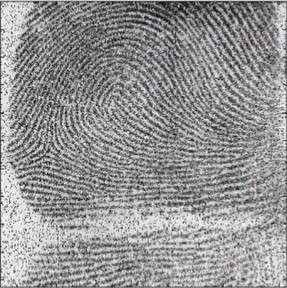
#> input picture example photos/fingerprint.jpg, 287 x 288 px, found by its file name
$ python 'calisma7.2 - otsu thresholding.py'
#> lines starting #> are read from the running program, lines starting #| are printed output that depends on the picture; after the words box and inside, x2 and y2 are one past the last pixel; in counts of white or black regions, pixels touching at a corner belong together
import cv2 as cv

path = r"C:\Users\yakup\Desktop\image_proccess_exercises\example photos\fingerprint.jpg"

image = cv.imread(path,0)            # -> the image have to be grey
#> image: shape (288, 287); min 0, max 255, mean 147.6

ret, simple_thresh = cv.threshold(image,150,250,cv.THRESH_BINARY)
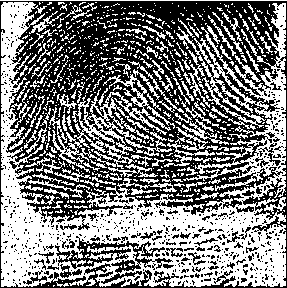
#> simple_thresh: shape (288, 287); values 0 (black) and 250 (white), 48.9% white; 722 white regions (593 under 20 px), largest, box (x1, y1, x2, y2) and area: (1, 2, 286, 287) 26895, (49, 74, 175, 173) 3254, (176, 119, 229, 151) 457

ret, otsu_thresh = cv.threshold(image,0,255,cv.THRESH_BINARY+cv.THRESH_OTSU)
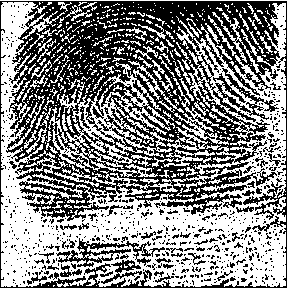
#> otsu_thresh: shape (288, 287); 52.7% white; 733 black regions (683 under 20 px), largest, box (x1, y1, x2, y2) and area: (0, 1, 287, 288) 33548, (56, 238, 165, 267) 912, (101, 260, 142, 284) 295
#> ret = 145

cv.imshow("original",image)
cv.imshow("simple", simple_thresh)
cv.imshow("otsu", otsu_thresh)

cv.waitKey(0)
cv.destroyAllWindows()

$ run again, with example photos/Rainbow.jpg copied over example photos/fingerprint.jpg
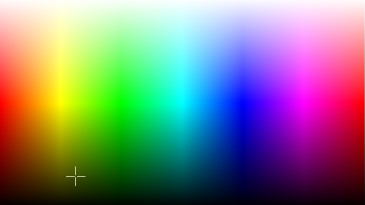
#> input picture example photos/Rainbow.jpg, 365 x 205 px, found by its file name
#> `ret, simple_thresh = cv.threshold(image,150,250,cv.THRESH_BINARY)`:
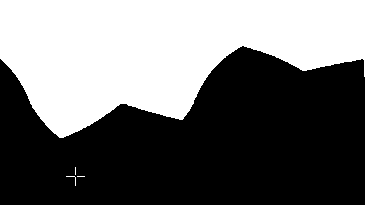
#> simple_thresh: shape (205, 365); values 0 (black) and 250 (white), 43.4% white; 4 white regions (3 under 20 px), largest, box (x1, y1, x2, y2) and area: (0, 0, 365, 138) 32451
#> `ret, otsu_thresh = cv.threshold(image,0,255,cv.THRESH_BINARY+cv.THRESH..`:
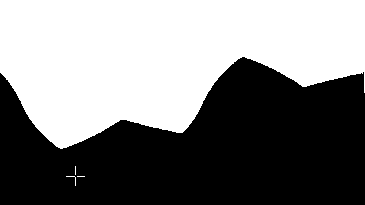
#> otsu_thresh: shape (205, 365); 50.3% white; 1 black region, box (x1, y1, x2, y2) and area: (0, 57, 365, 205) 37153
#> ret = 127

$ run again, with example photos/agirlikli_toplam.jpg copied over example photos/fingerprint.jpg
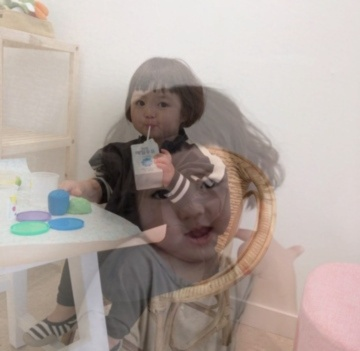
#> input picture example photos/agirlikli_toplam.jpg, 360 x 351 px, found by its file name
#> `ret, simple_thresh = cv.threshold(image,150,250,cv.THRESH_BINARY)`:
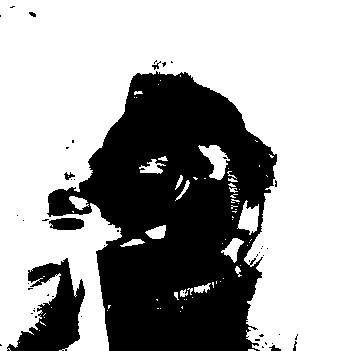
#> simple_thresh: shape (351, 360); values 0 (black) and 250 (white), 65.8% white; 49 black regions (41 under 20 px), largest, box (x1, y1, x2, y2) and area: (47, 71, 277, 351) 39068, (7, 258, 85, 351) 3480, (49, 218, 84, 230) 352
#> `ret, otsu_thresh = cv.threshold(image,0,255,cv.THRESH_BINARY+cv.THRESH..`:
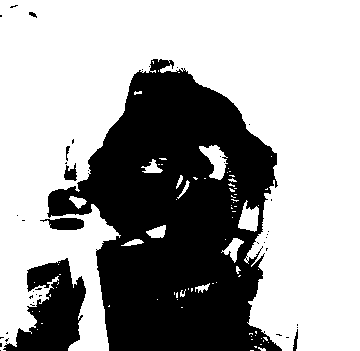
#> otsu_thresh: shape (351, 360); 63.8% white; 43 black regions (36 under 20 px), largest, box (x1, y1, x2, y2) and area: (47, 59, 282, 351) 40741, (3, 258, 86, 351) 4194, (40, 218, 84, 230) 380
#> ret = 154

$ run again, with example photos/bol_kafali_porkatal.jpg copied over example photos/fingerprint.jpg
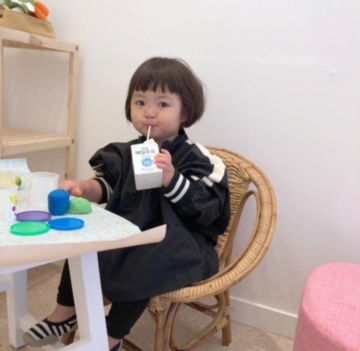
#> input picture example photos/bol_kafali_porkatal.jpg, 360 x 351 px, found by its file name
#> `ret, simple_thresh = cv.threshold(image,150,250,cv.THRESH_BINARY)`:
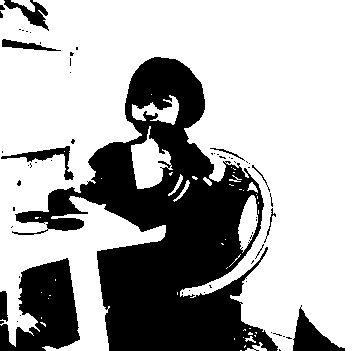
#> simple_thresh: shape (351, 360); values 0 (black) and 250 (white), 68.4% white; 60 black regions (49 under 20 px), largest, box (x1, y1, x2, y2) and area: (12, 57, 278, 351) 32298, (0, 258, 80, 351) 4664, (293, 305, 345, 351) 1008
#> `ret, otsu_thresh = cv.threshold(image,0,255,cv.THRESH_BINARY+cv.THRESH..`:
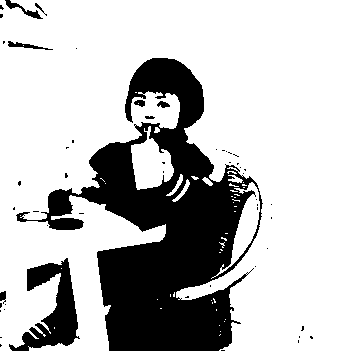
#> otsu_thresh: shape (351, 360); 75% white; 53 black regions (44 under 20 px), largest, box (x1, y1, x2, y2) and area: (16, 58, 263, 351) 28178, (9, 258, 80, 351) 2747, (5, 0, 43, 19) 176
#> ret = 130
